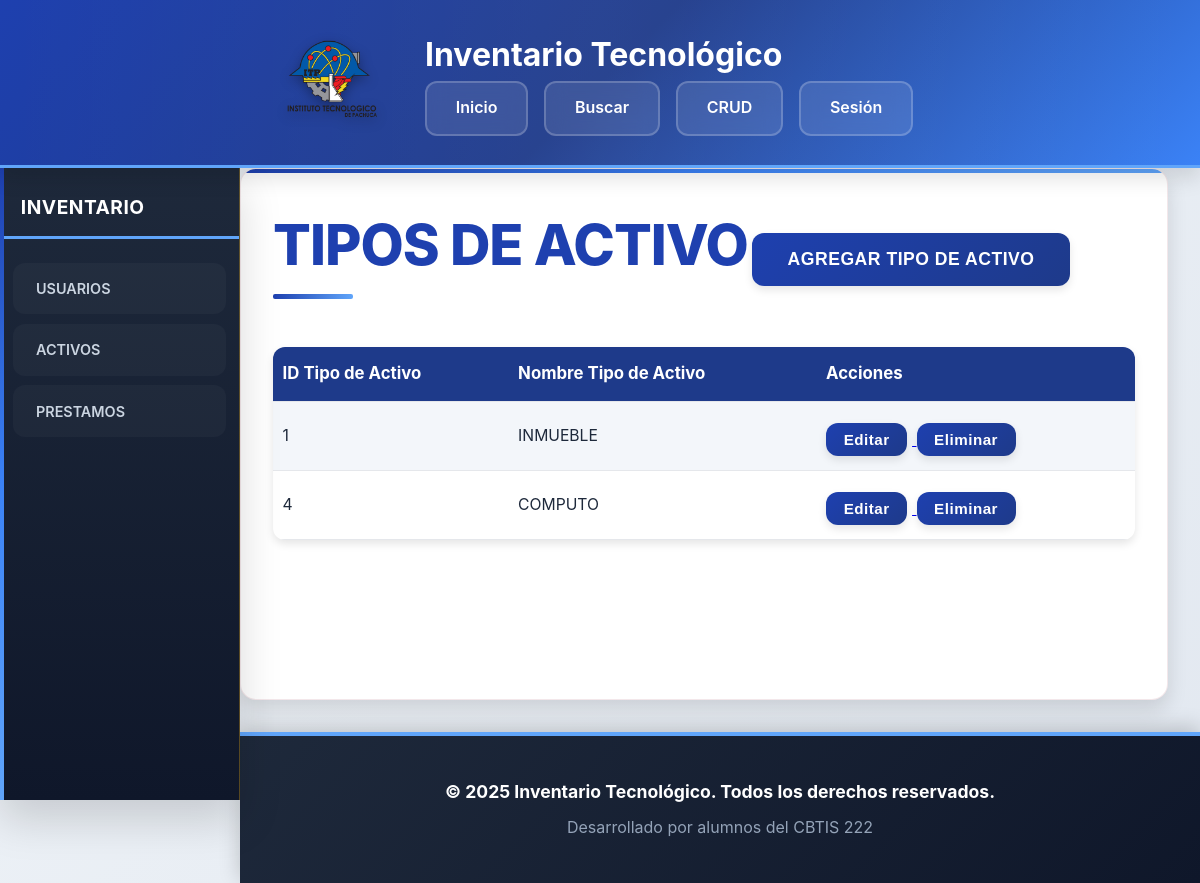
Page /pages/form_TiposActivo.php on the committed database.
### tables this page shows
CREATE TABLE `Tipos_activo` (
  `id_tipo` int(11) NOT NULL,
  `nombre_tipo` varchar(100) DEFAULT NULL
);

### api/consulta_tipo_activo.php (called while the page is built, shortened)
<?php
include '../includes/DBConfig.php';
$resultado = $conexion->query(
    "SELECT*
    FROM
    Tipos_activo
    ORDER BY CAST(SUBSTRING(id_tipo, -4) AS UNSIGNED) ASC;"
);

### pages/form_TiposActivo.php (the view)
<?php
include '../includes/DBConfig.php';
include '../api/consulta_tipo_activo.php';
?>
<?php include '../includes/header.php'; ?>
<section class="contenedor">
    <h1>TIPOS DE ACTIVO</h1>
    <a href="./form_NuevoTipoActivo.php">
        <button>AGREGAR TIPO DE ACTIVO</button>
    </a>
    <table class="tablas">
        <tr>
            <th>ID Tipo de Activo</th>
            <th>Nombre Tipo de Activo</th>
            <th>Acciones</th>
        </tr>
        <?php while ($row = $resultado->fetch_assoc()): ?>
            <tr>
                <td><?= ($row['id_tipo']) ?></td>
                <td><?= ($row['nombre_tipo']) ?></td>
                <td><a href="./form_ActualizarTipoActivo.php?id=<?php echo $row['id_tipo']; ?>">
                            <button>Editar</button>
                        </a>
                    <a href="../api/eliminar_tipo_activo.php?id=<?php echo $row['id_tipo']; ?>"
                        onclick="return confirm('¿Estás seguro de eliminar este tipo de activo?')">
                        <button>Eliminar</button>
                    </a>
                </td>
            </tr>
        <?php endwhile; ?>
    </table>
</section>
<?php include '../includes/footer.php'; ?>

### assets/css/style.css (style rules this page uses)
* { margin: 0; padding: 0; box-sizing: border-box; }
:root { --color-guinda: #1e40af; --color-guinda-oscuro: #1e3a8a; --color-guinda-claro: #2563eb; --color-azul-electrico: #3b82f6; --color-azul-oscuro: #1e40af; --color-dorado: #60a5fa; --color-fondo: #F1F5F9; --color-fondo-secundario: #FFFFFF; --color-texto: #1E293B; --color-texto-claro: #64748B; --sombra-xs: 0 1px 2px rgba(0, 0, 0, 0.05); --sombra-sm: 0 2px 4px rgba(0, 0, 0, 0.08); --sombra-md: 0 4px 8px rgba(0, 0, 0, 0.1); --sombra-lg: 0 10px 20px rgba(0, 0, 0, 0.12); --sombra-xl: 0 20px 40px rgba(0, 0, 0, 0.15); --transicion-rapida: 0.15s ease; --transicion-normal: 0.3s ease; --transicion-lenta: 0.5s ease; --radio-sm: 8px; --radio-md: 12px; --radio-lg: 16px; }
body { font-family: -apple-system, BlinkMacSystemFont, 'Inter', 'Segoe UI', 'Roboto', sans-serif; background: linear-gradient(135deg, #F1F5F9 0%, #E2E8F0 100%); color: var(--color-texto); line-height: 1.6; min-height: 100vh; overflow-x: hidden; display: flex; flex-direction: column; }
.contenedor { margin-left: 240px; margin-top: 168px; padding: 2rem; min-height: calc(100vh - 268px); background: var(--color-fondo-secundario); border-radius: var(--radio-lg); box-shadow: var(--sombra-lg); position: relative; overflow: hidden; border: 1px solid rgba(139, 21, 56, 0.1); animation: fadeInUp 0.6s ease-out; margin-right: 2rem; margin-bottom: 2rem; flex: 1; }
.contenedor::before { content: ''; position: absolute; top: 0; left: 0; width: 100%; height: 4px; background: linear-gradient(90deg, var(--color-guinda), var(--color-azul-electrico), var(--color-dorado)); }
.contenedor h1 { color: var(--color-guinda); font-size: 3.5rem; margin-bottom: 1.5rem; font-weight: 800; letter-spacing: -1px; position: relative; display: inline-block; }
.contenedor h1::after { content: ''; position: absolute; bottom: -8px; left: 0; width: 80px; height: 5px; background: linear-gradient(90deg, var(--color-guinda), var(--color-dorado)); border-radius: 2px; }
.tablas { width: 100%; border-collapse: separate; border-spacing: 0; background: #fff; border-radius: var(--radio-md); box-shadow: var(--sombra-md); margin-top: 2rem; font-size: 1rem; table-layout: auto; overflow: hidden; }
.tablas th, .tablas td { padding: 0.85rem 0.6rem; text-align: left; border-bottom: 1px solid #e5e7eb; vertical-align: middle; max-width: 170px; word-break: break-word; white-space: normal; overflow-wrap: anywhere; }
.tablas th { white-space: normal; overflow-wrap: anywhere; font-size: 0.99rem; }
.tablas td { font-size: 0.98rem; }
@media (min-width: 1200px) { .tablas th, .tablas td { max-width: 260px; } }
.tablas th { background: var(--color-guinda-oscuro); color: #fff; font-weight: 700; font-size: 1.05rem; position: sticky; top: 0; z-index: 2; }
.tablas tr:nth-child(even) { background: #f3f6fa; }
.tablas td button { margin-right: 0.3rem; padding: 0.5rem 1.1rem; font-size: 0.95rem; }
button, input[type="submit"] { background: linear-gradient(135deg, var(--color-guinda) 0%, var(--color-guinda-oscuro) 100%); color: white; border: none; border-radius: var(--radio-md); font-size: 1.1rem; font-weight: 700; padding: 1rem 2.2rem; cursor: pointer; transition: var(--transicion-normal); box-shadow: var(--sombra-md); margin-top: 0.5rem; letter-spacing: 0.5px; position: relative; overflow: hidden; }

### rows in the picture
tipos_activo: id_tipo "1", nombre_tipo "INMUEBLE"
tipos_activo: id_tipo "4", nombre_tipo "COMPUTO"
